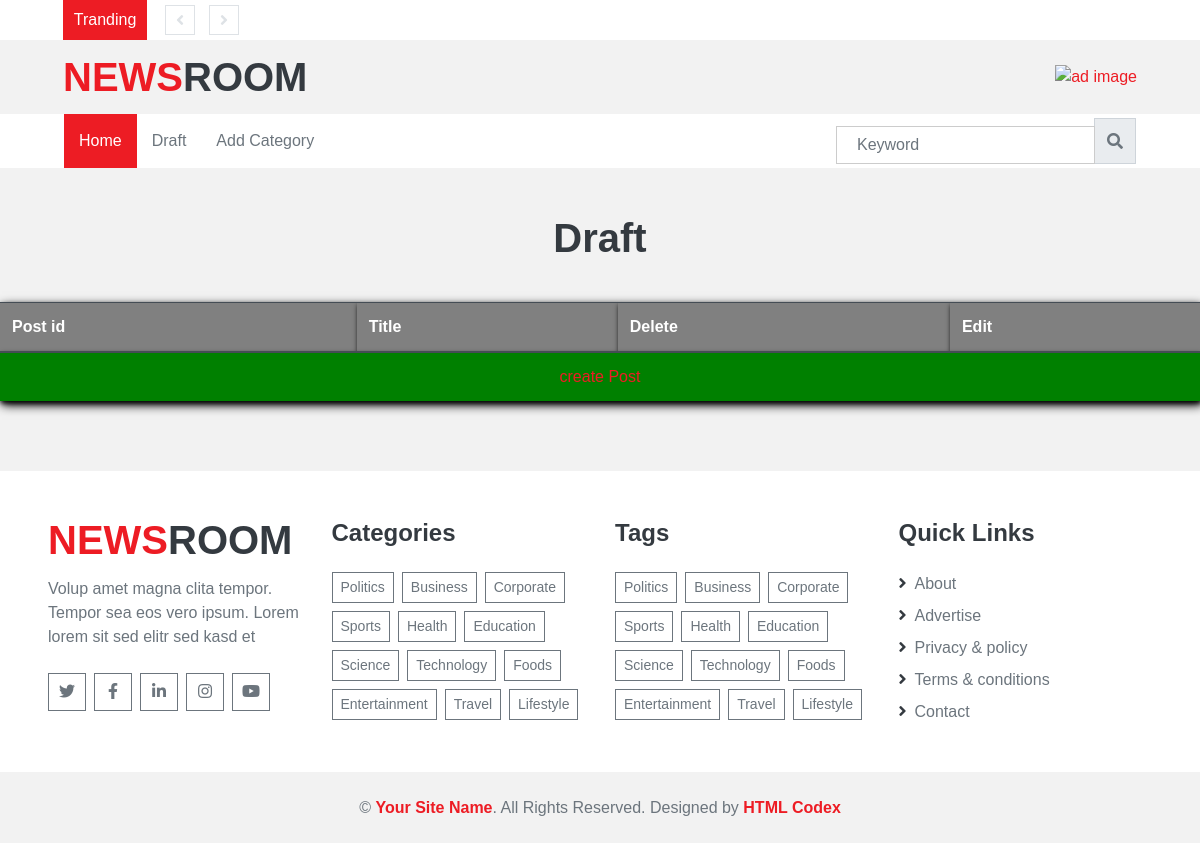
The app's page /draft/, older data.
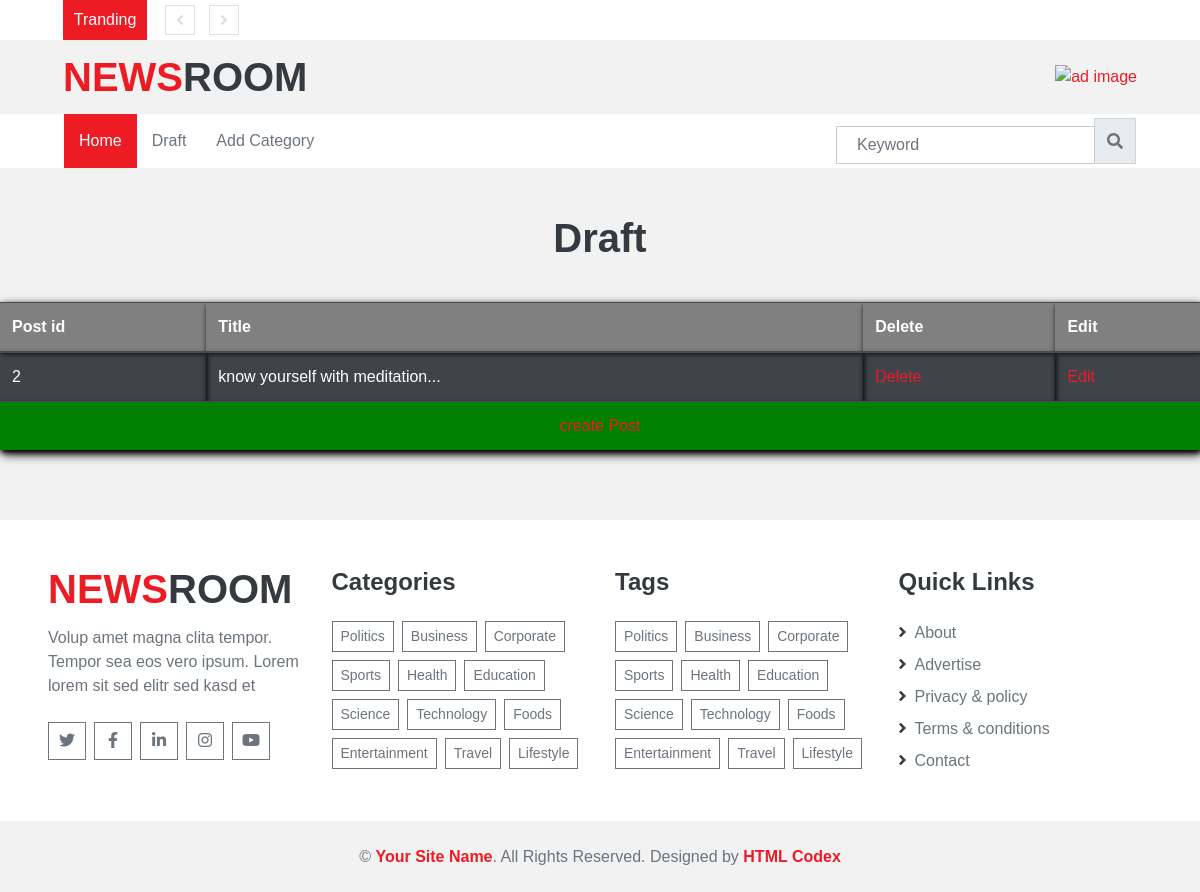
The same page, newer data.
### info/models.py (models this page shows)
class news_table(models.Model):
    title = models.TextField()
    des = models.TextField()
    category = models.TextField()
    pub_draft = models.BooleanField()
    youtube_link = models.URLField(max_length=300,null=True)
    date = models.DateField(null=False , blank=False)
    time = models.TimeField(null=False , blank=False)
    image = models.ImageField(null=True,blank=True,upload_to='')

### news/views.py (the view)
# urls.py: path('draft/',views.draft,name='draft'),
def draft(request):
    posts = news_table.objects.filter(pub_draft=False)
    return render(request, 'draft.html', {'posts': posts})

### templates/draft.html
{% extends 'showall.html' %}
{% block content %}
<h1 style="text-align: center; position : relative; top :30px;">Draft</h1>
<table class="table table-striped table-dark " id="all">
  <thead>
    <tr>
      <th scope="col">Post id</th>
      <th scope="col">Title</th>
      <th scope="col">Delete</th>
      <th scope="col">Edit</th>
    </tr>
  </thead>
  <tbody>
      {% for post in posts %}
    <tr>
        <td>{{post.id}}</td>
        <td>{{post.title}}</td>
        <td><a href="http://127.0.0.1:8000/draftdelete/{{post.id}}">Delete</a></td>
        <td><a href="http://127.0.0.1:8000/edit/{{post.id}}">Edit</a></td>
    </tr>
{% endfor %}
      <tr>
          <td class="create" colspan="4"><a href="http://127.0.0.1:8000/createpost/">create Post</a></td>
      </tr>
  </tbody>
</table>
{% endblock %}

Row changes from the older to the newer data that the page shows:
now on this page (row edited): news_table: id "2", title "know yourself with meditation..."
